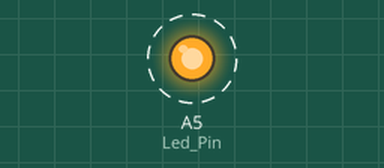
The sketch below on a simulated Arduino Uno, built with avr-gcc and run on an emulated ATmega328P. Shown: output pins drawn as LEDs (lit = HIGH). Dashed ring = blinking.

Above: at 0.5 s.
Timing chart, 0 to 4.6 s (numbered marks = the images above):
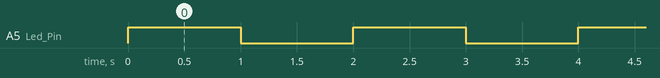

Measured:
- by itself, A5 (Led_Pin): alternates HIGH for 1.0 s and LOW for 1.0 s

The sketch:

UTN-Clase-Arduino01_001.ino
```cpp
//prueba con puerto analogico
int Led_Pin = A5;

void setup()
{
	pinMode(Led_Pin, OUTPUT);
}

void loop()
{

	digitalWrite(Led_Pin, HIGH);
	delay(1000);

	digitalWrite(Led_Pin, LOW);
	delay(1000);
}
```
